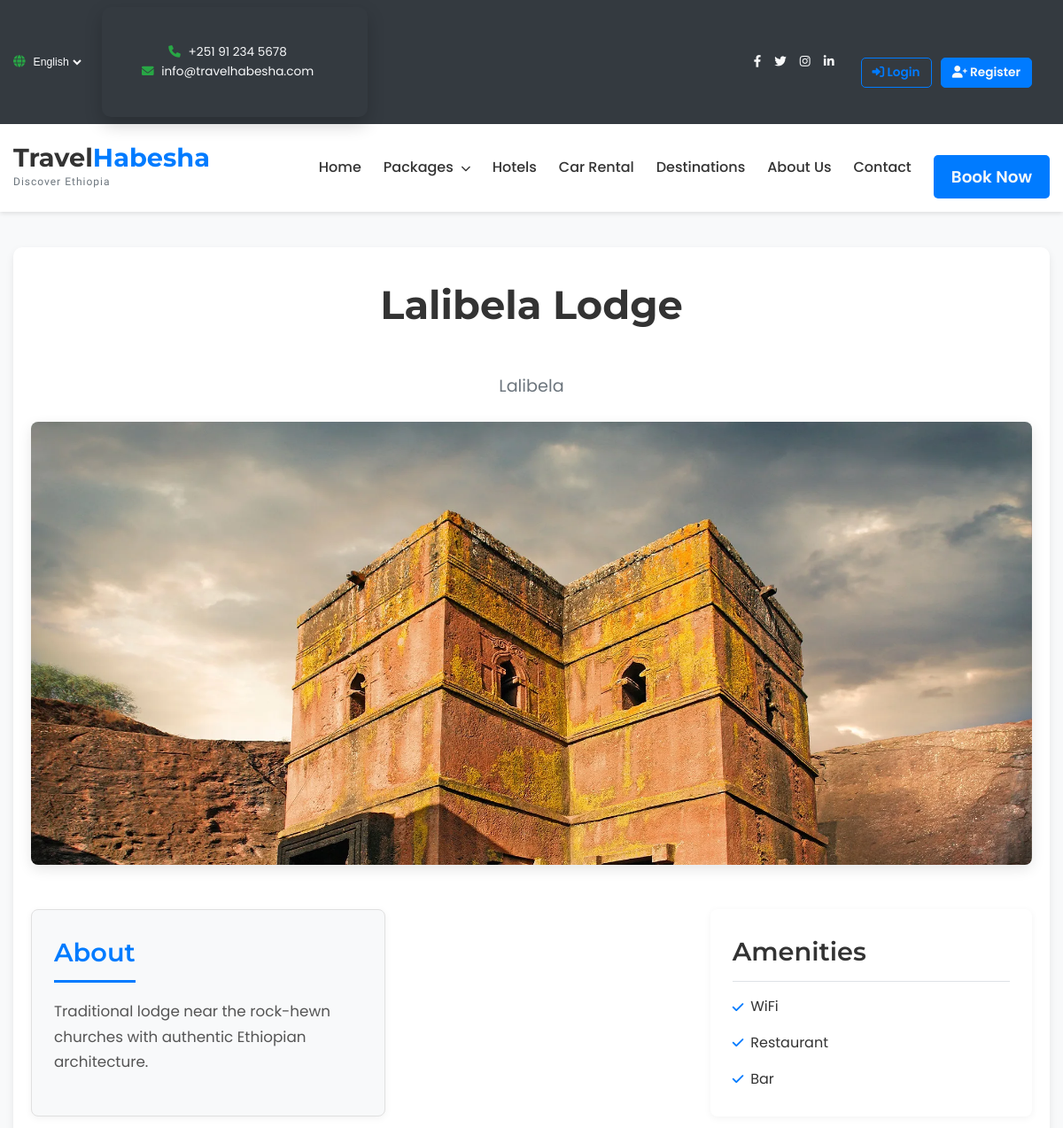
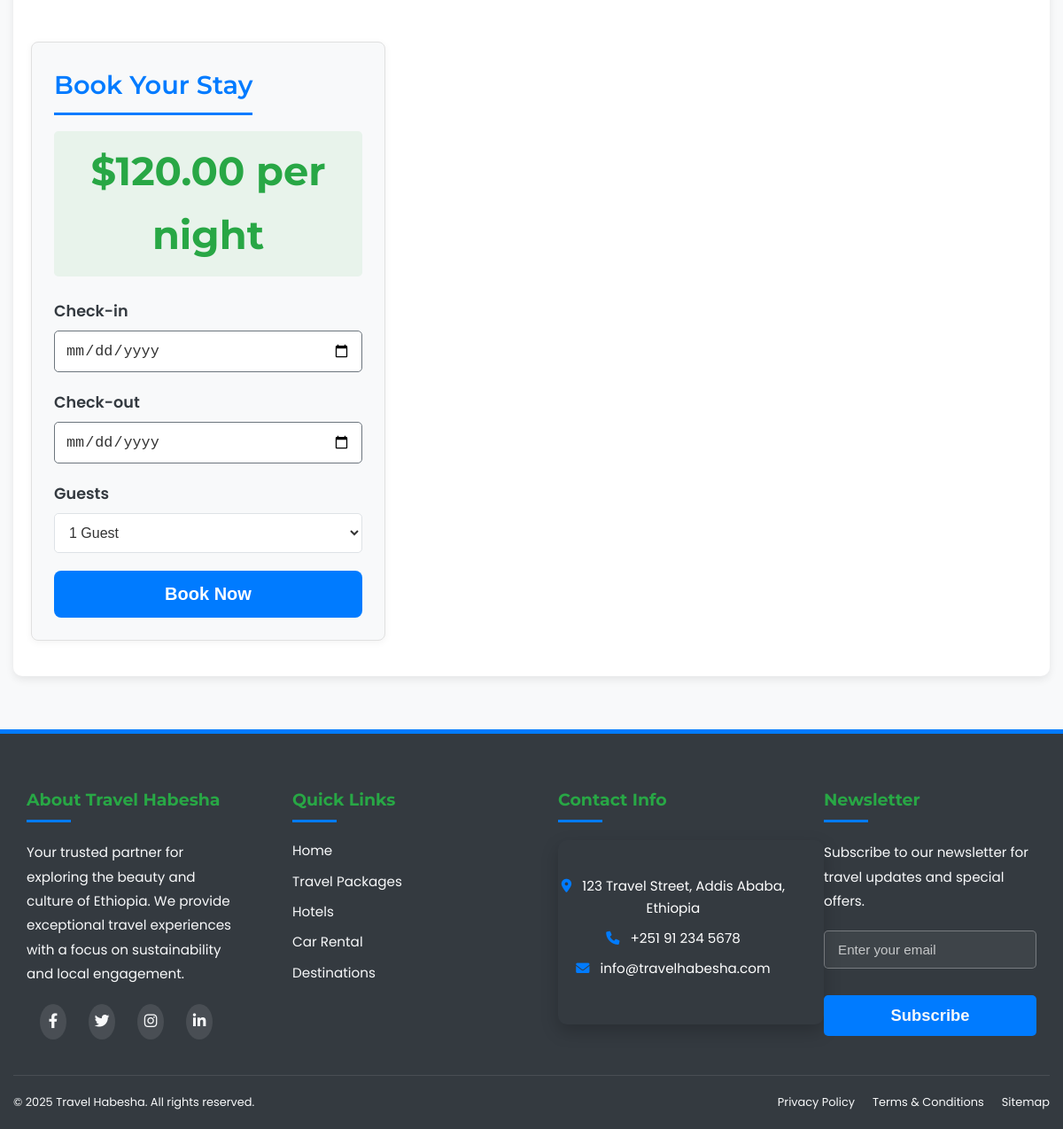
The app's page /public/hotels/show/3 with its own data (2 pictures, top to bottom).
### tables this page shows
CREATE TABLE hotels (
    id INTEGER PRIMARY KEY AUTOINCREMENT,
    name TEXT NOT NULL,
    description TEXT NOT NULL,
    location TEXT NOT NULL,
    type TEXT NOT NULL,
    price_per_night DECIMAL(10,2) NOT NULL,
    rating DECIMAL(2,1) NOT NULL,
    image TEXT NOT NULL,
    amenities TEXT NOT NULL,
    created_at DATETIME DEFAULT CURRENT_TIMESTAMP
);

### app/controllers/Hotels.php (called while the page is built, shortened)
<?php
class Hotels extends Controller {
    private $hotelModel;
    public function __construct() {
        $this->hotelModel = $this->model('Hotel');
    }
    public function show($id) {
        $hotel = $this->hotelModel->getHotelById($id);
        $data = [
            'title' => $hotel->name,
            'hotel' => $hotel
        ];
        $this->view('hotels/show', $data);
    }
}

### app/core/App.php (called while the page is built, shortened)
<?php
class App {
    protected $method = 'index';
    public function __construct() {
        $url = $this->parseUrl();
        if(isset($url[0])) {
            if(file_exists('../app/controllers/' . ucfirst($url[0]) . '.php')) {
                unset($url[0]);
            }
        }
        $this->controller = new $this->controller;
        if(isset($url[1])) {
            if(method_exists($this->controller, $url[1])) {
                $this->method = $url[1];
                unset($url[1]);
            }
        }
        $this->params = $url ? array_values($url) : [];
        call_user_func_array([$this->controller, $this->method], $this->params);
    }
    protected function parseUrl() {
        if(isset($_GET['url'])) {
            return explode('/', filter_var(rtrim($_GET['url'], '/'), FILTER_SANITIZE_URL));
        }
    }
}

### public/index.php (called while the page is built, shortened)
<?php
$app = new App;

### app/core/Database.php (called while the page is built, shortened)
<?php
class Database {
    private $dbh;
    private $stmt;
    public function __construct() {
        $dsn = DB_TYPE . ':' . DB_NAME;
        $options = array(
            PDO::ATTR_PERSISTENT => true,
            PDO::ATTR_ERRMODE => PDO::ERRMODE_EXCEPTION,
            PDO::ATTR_DEFAULT_FETCH_MODE => PDO::FETCH_OBJ,
            PDO::ATTR_EMULATE_PREPARES => false
        );
        try {
            $this->dbh = new PDO($dsn, null, null, $options);
        } catch(PDOException $e) {
            $this->error = $e->getMessage();
            echo $this->error;
        }
    }
    public function query($sql) {
        $this->stmt = $this->dbh->prepare($sql);
    }
    public function bind($param, $value, $type = null) {
        if(is_null($type)) {
            switch(true) {
                default:
                    $type = PDO::PARAM_STR;
            }
        }
        $this->stmt->bindValue($param, $value, $type);
    }
    public function execute() {
        return $this->stmt->execute();
    }
    public function single() {
        $this->execute();
        return $this->stmt->fetch();
    }
}

### app/models/Hotel.php (called while the page is built, shortened)
<?php
class Hotel extends Model {
    public function getHotelById($id) {
        $this->db->query('SELECT * FROM hotels WHERE id = :id');
        $this->db->bind(':id', $id);
        return $this->db->single();
    }
}

### app/core/Model.php (called while the page is built, shortened)
<?php
class Model {
    public function __construct() {
        $this->db = new Database;
    }
}

### app/views/hotels/show.php (the view, shortened to what this page needs)
<!DOCTYPE html>
<html lang="en">
<head>
    <link rel="stylesheet" href="<?php echo URLROOT; ?>/css/pages/hotel.css">
    <link href="https://cdnjs.cloudflare.com/ajax/libs/font-awesome/6.0.0/css/all.min.css" rel="stylesheet">
</head>
<body>
    <?php require_once APPROOT . '/views/inc/header.php'; ?>
    <div class="container">
        <div class="hotel-details">
            <h1><?php echo $data['hotel']->name; ?></h1>
            <p class="location"><?php echo $data['hotel']->location; ?></p>
            <div class="hotel-image">
                <img src="<?php echo URLROOT . '/' . $data['hotel']->image; ?>"
                    alt="<?php echo $data['hotel']->name; ?>">
            </div>
            <div class="hotel-info">
                <div class="description">
                    <h2>About</h2>
                    <p><?php echo $data['hotel']->description; ?></p>
                </div>
                <div class="amenities">
                    <h2>Amenities</h2>
                    <ul>
                        <?php
                        $amenities = explode(',', $data['hotel']->amenities);
                        foreach ($amenities as $amenity):
                        ?>
                        <li><?php echo trim($amenity); ?></li>
                        <?php endforeach; ?>
                    </ul>
                </div>
                <div class="booking">
                    <h2>Book Your Stay</h2>
                    <p class="price">$<?php echo number_format($data['hotel']->price_per_night, 2); ?> per night</p>
                    <form method="POST" action="<?php echo URLROOT; ?>/hotels/book/<?php echo $data['hotel']->id; ?>">
                        <div class="form-group">
                            <label for="check-in">Check-in</label>
                            <input type="date" id="check-in" name="check_in" required>
                        </div>
                        <div class="form-group">
                            <label for="check-out">Check-out</label>
                            <input type="date" id="check-out" name="check_out" required>
                        </div>
                        <div class="form-group">
                            <label for="guests">Guests</label>
                            <select id="guests" name="guests">
                                <option value="1">1 Guest</option>
                            </select>
                        </div>
                        <button type="submit" class="btn-book">Book Now</button>
                    </form>
                </div>
            </div>
        </div>
    </div>
    <?php require_once APPROOT . '/views/inc/footer.php'; ?>
</body>
</html>

### public/css/pages/hotel.css (style rules this page uses)
.hotel-details { max-width: 1200px; margin: 40px auto 60px auto; padding: 0 20px; background-color: var(--background-light); border-radius: 10px; box-shadow: var(--card-shadow); overflow: hidden; }
.hotel-details h1 { font-family: var(--font-montserrat); color: var(--text-color-dark); font-size: 3em; font-weight: 700; margin-top: 30px; margin-bottom: 5px; text-align: center; }
.hotel-details .location { font-family: var(--font-poppins); color: var(--secondary-color); font-size: 1.2em; text-align: center; margin-bottom: 25px; display: block; }
.hotel-image { width: 100%; max-height: 500px; overflow: hidden; margin-bottom: 30px; border-radius: 8px; box-shadow: 0 5px 15px rgba(0, 0, 0, 0.1); }
.hotel-image img { width: 100%; height: 100%; object-fit: cover; display: block; }
.hotel-info { display: grid; grid-template-columns: 2fr 1fr; gap: 40px; padding: 20px 0 40px 0; }
.description, .amenities, .booking { background-color: var(--background-light); border-radius: 8px; padding: 25px; box-shadow: 0 2px 8px rgba(0, 0, 0, 0.05); margin-bottom: 20px; }
.hotel-info > div:last-child { margin-bottom: 0; }
.description h2, .amenities h2, .booking h2 { font-family: var(--font-montserrat); color: var(--text-color-dark); font-size: 1.8em; font-weight: 600; margin-bottom: 15px; border-bottom: 1px solid var(--border-color); padding-bottom: 10px; }
.description p { color: var(--text-color-dark); line-height: 1.7; margin-bottom: 0; }
.amenities ul { list-style: none; padding: 0; display: grid; grid-template-columns: repeat(auto-fit, minmax(180px, 1fr)); gap: 10px; }
.amenities li { color: var(--text-color-dark); font-size: 1em; display: flex; align-items: center; gap: 8px; margin-bottom: 5px; }
.amenities li::before { font-family: "Font Awesome 6 Free"; font-weight: 900; content: "\f00c"; color: var(--primary-color); font-size: 0.9em; }
.booking .price { font-family: var(--font-montserrat); font-size: 2.2em; color: var(--primary-color); font-weight: 700; margin-bottom: 25px; display: block; }
.form-group { margin-bottom: 20px; }
.form-group label { display: block; font-weight: 600; margin-bottom: 8px; color: var(--text-color-dark); font-size: 0.95em; }
.form-group input[type="date"], .form-group select { width: 100%; padding: 12px; border: 1px solid var(--border-color); border-radius: 5px; font-size: 1em; color: var(--text-color-dark); background-color: var(--background-light); box-sizing: border-box; transition: border-color 0.3s ease, box-shadow 0.3s ease; }
.btn-book { display: block; width: 100%; padding: 15px; background-color: var(--primary-color); color: var(--text-color-light); border: none; border-radius: 5px; font-size: 1.1em; font-weight: 700; cursor: pointer; transition: background-color 0.3s ease, transform 0.3s ease, box-shadow 0.3s ease; text-decoration: none; text-align: center; }

### public/css/components/header.css (style rules this page uses)
:root { --primary-color: #007bff; --primary-hover-color: #0056b3; --secondary-color: #6c757d; --accent-color: #ffc107; --text-color-dark: #333; --text-color-light: #f8f9fa; --background-light: #ffffff; --background-dark: #343a40; --border-color: #dee2e6; --font-poppins: 'Poppins', sans-serif; --font-montserrat: 'Montserrat', sans-serif; --font-sono: 'Sono', sans-serif; }
* { box-sizing: border-box; margin: 0; padding: 0; }
body { font-family: var(--font-poppins); line-height: 1.6; color: var(--text-color-dark); background-color: var(--background-light); }
ul { list-style: none; }
.container { max-width: 1200px; margin: 0 auto; padding: 0 15px; }

### public/css/pages/packages.css (style rules this page uses)
:root { --primary-color: #007bff; --primary-hover-color: #0056b3; --secondary-color: #6c757d; --accent-color: #ffc107; --text-color-dark: #333; --text-color-light: #f8f9fa; --background-light: #ffffff; --background-dark: #343a40; --border-color: #dee2e6; --font-poppins: 'Poppins', sans-serif; --font-montserrat: 'Montserrat', sans-serif; --card-bg: #ffffff; --card-shadow: 0 4px 10px rgba(0, 0, 0, 0.08); --card-hover-shadow: 0 8px 20px rgba(0, 0, 0, 0.15); }
h1 { font-family: var(--font-montserrat); color: var(--text-color-dark); text-align: center; margin-bottom: 30px; font-size: 2.5em; font-weight: 700; }

### public/css/pages/hotels.css (style rules this page uses)
.container h1 { font-family: var(--font-montserrat); color: var(--text-color-dark); text-align: center; margin-top: 30px; margin-bottom: 40px; font-size: 2.8em; font-weight: 700; }

### public/css/pages/profile.css (style rules this page uses)
.form-group { margin-bottom: 20px; }
.form-group label { display: block; margin-bottom: 8px; font-weight: 600; color: var(--dark-grey); font-size: 1rem; }

### records on screen
hotels: name "Lalibela Lodge", location "Lalibela", image (picture), description "Traditional lodge near the rock-hewn churches with authentic Ethiopian architecture.", amenities "WiFi", amenities "Restaurant", amenities "Bar", price_per_night "120.00"
